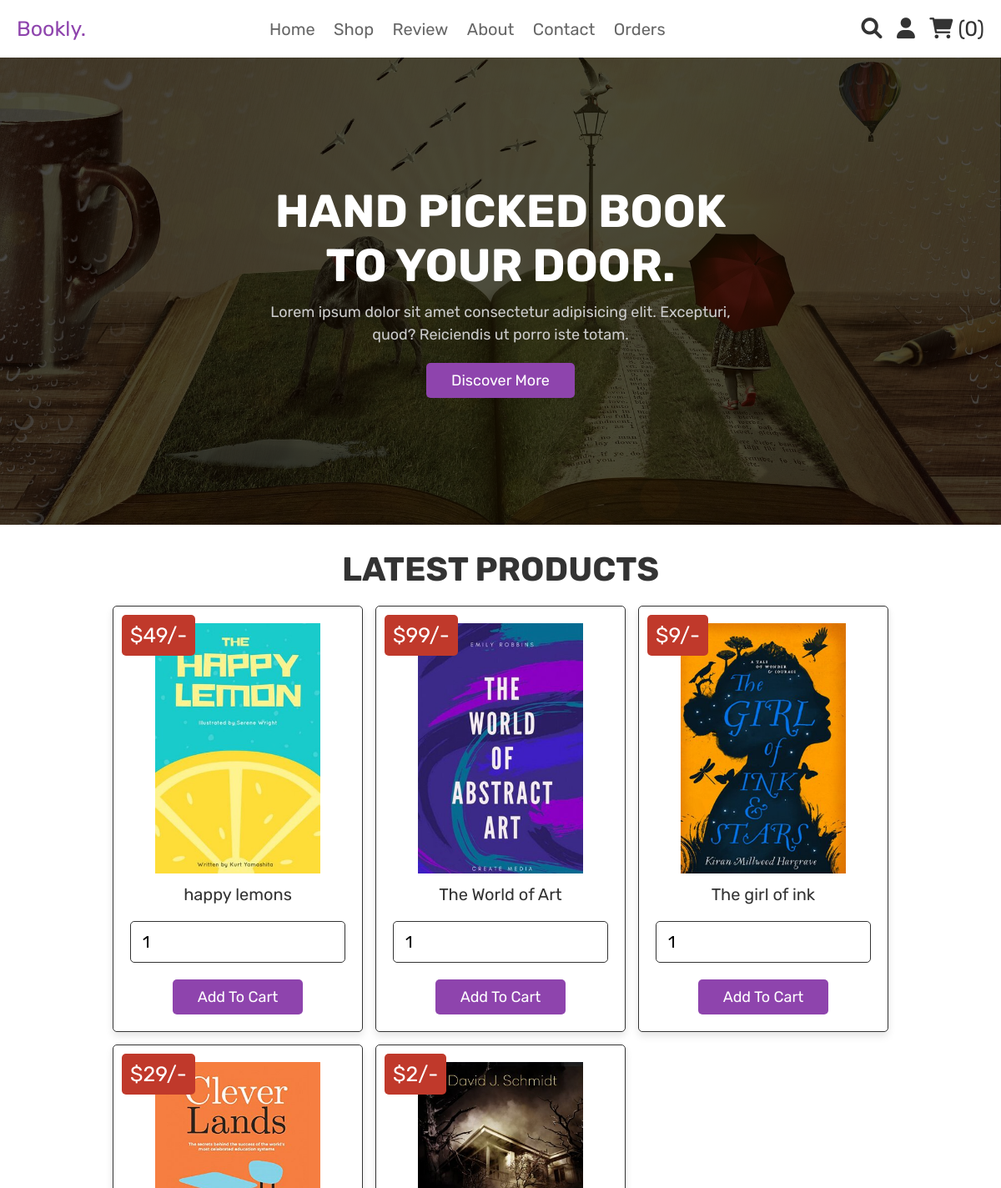
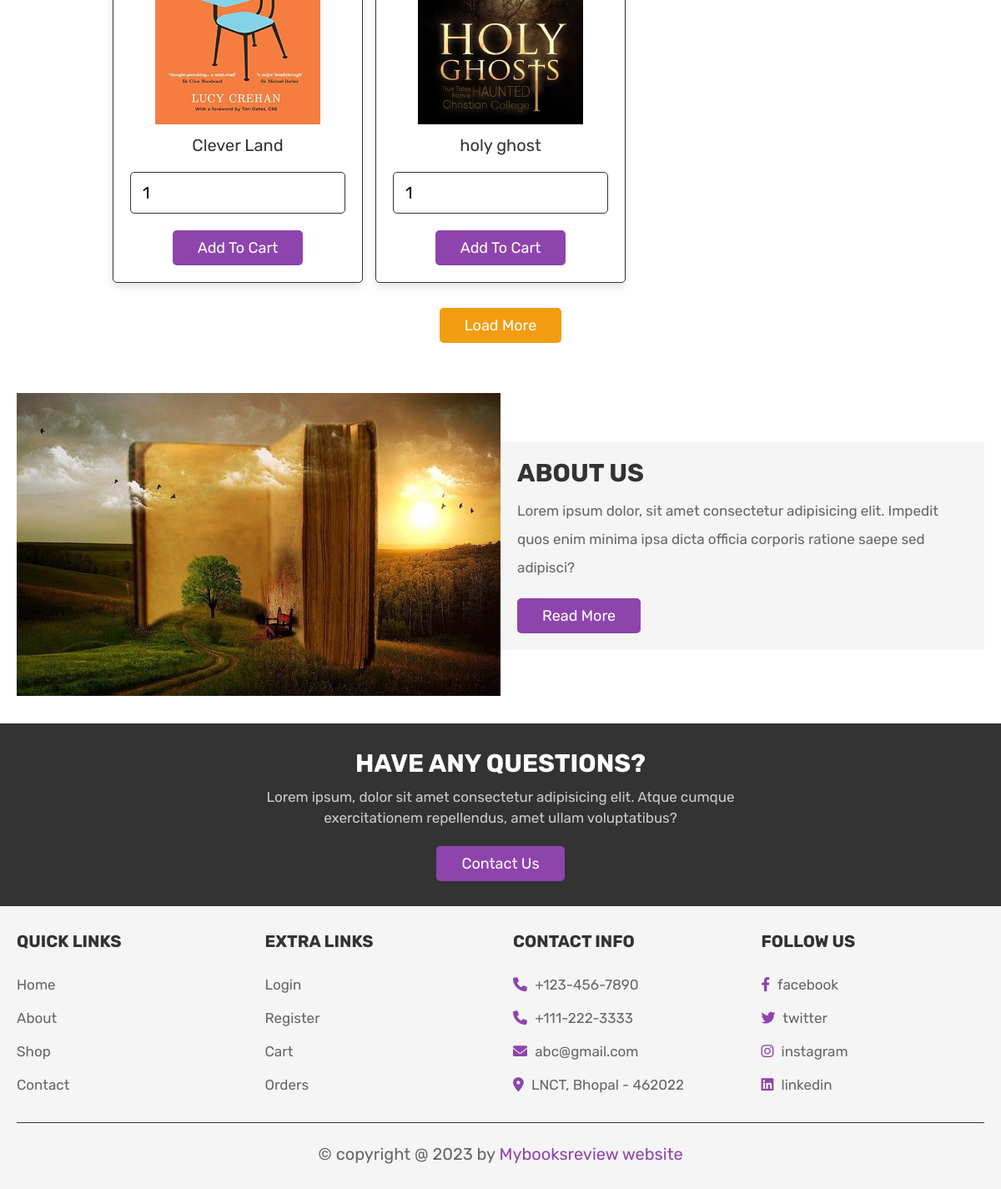
The app's page /home.php (signed in) with its own data (2 pictures, top to bottom).
### tables this page shows
CREATE TABLE `products` (
  `id` int(100) NOT NULL,
  `name` varchar(100) NOT NULL,
  `price` int(100) NOT NULL,
  `image` varchar(100) NOT NULL
);

### home.php (the view, shortened to what this page needs)
<?php
include 'config.php';
?>
<!DOCTYPE html>
<html lang="en">
<head>
   <link rel="stylesheet" href="https://cdnjs.cloudflare.com/ajax/libs/font-awesome/6.0.0/css/all.min.css">
   <link rel="stylesheet" href="css/style.css">
</head>
<body>
<?php include 'header.php'; ?>
<section class="home">
   <div class="content">
      <h3>Hand Picked Book to your door.</h3>
      <p>Lorem ipsum dolor sit amet consectetur adipisicing elit. Excepturi, quod? Reiciendis ut porro iste totam.</p>
      <a href="about.php" class="white-btn">Discover more</a>
   </div>
</section>
<section class="products">
   <h1 class="title">Latest Products</h1>
   <div class="box-container">
      <?php
         $select_products = mysqli_query($conn, "SELECT * FROM `products` LIMIT 6") or die('query failed');
         if(mysqli_num_rows($select_products) > 0){
            while($fetch_products = mysqli_fetch_assoc($select_products)){
      ?>
     <form action="" method="post" class="box">
      <img class="image" src="uploaded_img/<?php echo $fetch_products['image']; ?>" alt="">
      <div class="name"><?php echo $fetch_products['name']; ?></div>
      <div class="price">$<?php echo $fetch_products['price']; ?>/-</div>
      <input type="number" min="1" name="product_quantity" value="1" class="qty">
      <input type="submit" value="add to cart" name="add_to_cart" class="btn">
     </form>
      <?php
         }
      }else{
         echo '<p class="empty">no products added yet!</p>';
      }
      ?>
   </div>
   <div class="load-more" style="margin-top: 2rem; text-align:center">
      <a href="shop.php" class="option-btn">load more</a>
   </div>
</section>
<section class="about">
   <div class="flex">
      <div class="image">
         <img src="images/about-img.jpg" alt="">
      </div>
      <div class="content">
         <h3>About us</h3>
         <p>Lorem ipsum dolor, sit amet consectetur adipisicing elit. Impedit quos enim minima ipsa dicta officia corporis ratione saepe sed adipisci?</p>
         <a href="about.php" class="btn">read more</a>
      </div>
   </div>
</section>
<section class="home-contact">
   <div class="content">
      <h3>have any questions?</h3>
      <p>Lorem ipsum, dolor sit amet consectetur adipisicing elit. Atque cumque exercitationem repellendus, amet ullam voluptatibus?</p>
      <a href="contact.php" class="white-btn">Contact us</a>
   </div>
</section>
<?php include 'footer.php'; ?>
</body>
</html>

### css/style.css (style rules this page uses)
:root { --purple:#8e44ad; --red:#c0392b; --orange:#f39c12; --black:#333; --white:#fff; --light-color:#666; --light-white:#ccc; --light-bg:#f5f5f5; --border:.1rem solid var(--black); --box-shadow:0 .5rem 1rem rgba(0,0,0,.1); }
* { font-family: 'Rubik', sans-serif; margin:0; padding:0; box-sizing: border-box; outline: none; border:none; text-decoration: none; transition:all .2s linear; }
html { font-size: 62.5%; overflow-x: hidden; }
section { padding:3rem 2rem; }
.title { text-align: center; margin-bottom: 2rem; text-transform: uppercase; color:var(--black); font-size: 4rem; }
.btn, .option-btn, .delete-btn, .white-btn { display: inline-block; margin-top: 1rem; padding:1rem 3rem; cursor: pointer; color:var(--white); font-size: 1.8rem; border-radius: .5rem; text-transform: capitalize; }
.white-btn, .btn { background-color: var(--purple); }
.option-btn { background-color: var(--orange); }
.home { min-height: 70vh; background:linear-gradient(rgba(0,0,0,.7), rgba(0,0,0,.7)), url(../images/home-bg.jpg) no-repeat; background-size: cover; background-position: center; display: flex; align-items: center; justify-content: center; }
.home .content { text-align: center; width: 60rem; }
.home .content h3 { font-size: 5.5rem; color:var(--white); text-transform: uppercase; }
.home .content p { font-size:1.8rem; color:var(--light-white); padding:1rem 0; line-height: 1.5; }
.products .box-container { max-width: 1200px; margin:0 auto; display: grid; grid-template-columns: repeat(auto-fit, 30rem); align-items: flex-start; gap:1.5rem; justify-content: center; }
.products .box-container .box { border-radius: .5rem; background-color: var(--white); box-shadow: var(--box-shadow); padding:2rem; text-align: center; border:var(--border); position: relative; }
.products .box-container .box .image { height: 30rem; }
.products .box-container .box .name { padding:1rem 0; font-size: 2rem; color:var(--black); }
.products .box-container .box .qty { width: 100%; padding:1.2rem 1.4rem; border-radius: .5rem; border:var(--border); margin:1rem 0; font-size: 2rem; }
.products .box-container .box .price { position: absolute; top:1rem; left:1rem; border-radius: .5rem; padding:1rem; font-size: 2.5rem; color:var(--white); background-color: var(--red); }
.about .flex { max-width: 1200px; margin:0 auto; display: flex; align-items: center; flex-wrap: wrap; }
.about .flex .image { flex:1 1 40rem; }
.about .flex .image img { width: 100%; }
.about .flex .content { flex:1 1 40rem; padding:2rem; background-color: var(--light-bg); }
.about .flex .content h3 { font-size: 3rem; color:var(--black); text-transform: uppercase; }
.about .flex .content p { padding:1rem 0; line-height: 2; font-size: 1.7rem; color:var(--light-color); }
.home-contact { background-color: var(--black); }
.home-contact .content { max-width: 60rem; text-align: center; margin:0 auto; }
.home-contact .content h3 { font-size: 3rem; text-transform: uppercase; color:var(--white); }
.home-contact .content p { padding:1rem 0; line-height: 1.5; color:var(--light-white); font-size: 1.7rem; }

### records on screen
products: image (picture), name "happy lemons", price "49"
products: image (picture), name "The World of Art", price "99"
products: image (picture), name "The girl of ink", price "9"
products: image (picture), name "Clever Land", price "29"
products: image (picture), name "holy ghost", price "2"

### other values on screen
$cart_rows_number "0"
